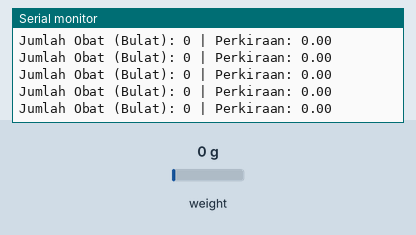
This sketch was run on a simulated Arduino Uno, built with avr-gcc and run on an emulated ATmega328P. Shown: the last lines printed to the serial monitor. The test bench sets the inputs (shaded band); at power-on: weight on the scale 0 g.

Above: at 3.2 s.
3.3 s: weight on the scale set to 100 g
At 3.33 s:
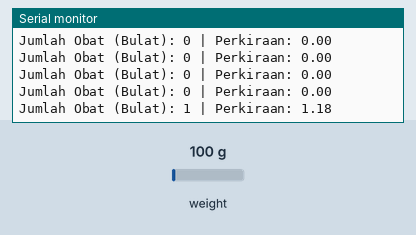
4.8 s: weight on the scale set to 1250 g
At 4.86 s:
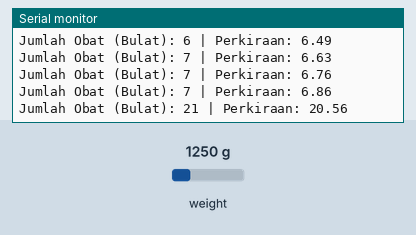
Timing chart, 0 to 7.8 s (numbered marks = the images above; inputs shaded):
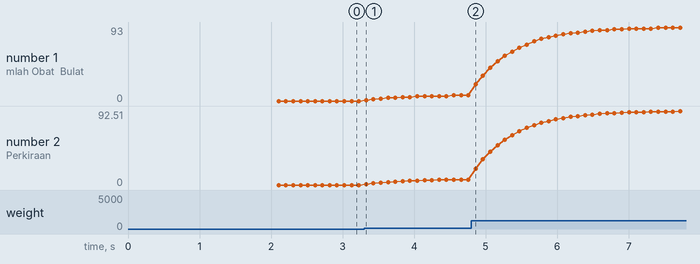

Measured:
- after the input at 3.3 s, the serial monitor: prints a new line at once (image 1)
- after the input at 4.8 s, the serial monitor: prints a new line after 0.06 s (image 2)
- plotted number 1: 0 → 7 after the input at 3.3 s, 7 → 93 after the input at 4.8 s
- plotted number 2: 0 → 6.86 after the input at 3.3 s, 6.86 → 92.51 after the input at 4.8 s

The sketch:

Program_Pengukuran_Regresi_Final.ino
```cpp
#include "HX711.h"

HX711 scale;

// --- Kelas Filter EMA ---
class EMAFilter {
private:
    float alpha, last_ema;
    bool has_run;
public:
    EMAFilter(float a) : alpha(a), last_ema(0.0f), has_run(false) {}
    float filter(float val) {
        if (!has_run) { last_ema = val; has_run = true; }
        last_ema = (alpha * val) + ((1.0 - alpha) * last_ema);
        return last_ema;
    }
};

// --- Parameter Sistem ---
EMAFilter raw_filter(0.16);

// --- HASIL KALIBRASI REGRESI ANDA ---
// Ini adalah "peta" asli kita, jangan diubah.
const long CALIBRATED_OFFSET = 295049;
const float RAW_PER_OBAT_FINAL = 5674.9313f;

// [LOGIKA BARU] Variabel untuk menyimpan offset yang disesuaikan saat runtime
long dynamic_offset = 0;

void setup() {
    Serial.begin(115200);
    Serial.println("Inisialisasi Sistem Pengukuran Regresi (Adaptif)...");
    scale.begin(13, 14);

    // [LOGIKA BARU] Kalibrasi Ulang Titik Nol Otomatis
    Serial.println("Menyesuaikan titik nol berdasarkan kondisi saat ini...");
    long current_zero_raw = scale.read_average(20);
    dynamic_offset = current_zero_raw; // Offset kita untuk sesi ini adalah pembacaan saat ini

    Serial.print("Offset Kalibrasi Asli: "); Serial.println(CALIBRATED_OFFSET);
    Serial.print("Offset Saat Ini (Dinamis): "); Serial.println(dynamic_offset);
    Serial.println("Sistem siap.");
}

void loop() {
    long raw_reading = scale.read();
    float filtered_raw = raw_filter.filter(raw_reading);

    // [PERUBAHAN] Gunakan dynamic_offset, bukan CALIBRATED_OFFSET
    float pill_count_float = (filtered_raw - dynamic_offset) / RAW_PER_OBAT_FINAL;

    int pill_count = round(pill_count_float);

    Serial.print("Jumlah Obat (Bulat): ");
    Serial.print(pill_count);
    Serial.print(" | Perkiraan: ");
    Serial.println(pill_count_float, 2);

    delay(1);
}
```
